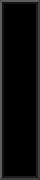
<?xml version="1.0" encoding="UTF-8"?>
<ui version="4.0">
 <class>DialogSpeed</class>
 <widget class="QDialog" name="DialogSpeed">
  <property name="geometry">
   <rect>
    <x>0</x>
    <y>0</y>
    <width>40</width>
    <height>180</height>
   </rect>
  </property>
  <property name="windowTitle">
   <string>Dialog</string>
  </property>
  <property name="styleSheet">
   <string notr="true">QDialog
{
	background-color: #000000;
}

QFrame#frameDialog
{
	background-color: #000000;
	border-style: outset;
	border-width: 2px;
	border-color: #3e3e3e;
}

QPushButton
{
	color: #c8c8c8;
	font: 10px;
	background-color: #000000;
	border-style: outset;
	border-width: 2px;
	border-color: #3e3e3e;
}

QPushButton::hover
{
	background-color: #2d2d2d;
}

QPushButton::pressed
{
	background-color: #3c3c3c;
}

QLabel
{
	color: #c8c8c8;
}</string>
  </property>
  <widget class="QFrame" name="frameDialog">
   <property name="geometry">
    <rect>
     <x>0</x>
     <y>0</y>
     <width>40</width>
     <height>180</height>
    </rect>
   </property>
   <property name="frameShape">
    <enum>QFrame::StyledPanel</enum>
   </property>
   <property name="frameShadow">
    <enum>QFrame::Raised</enum>
   </property>
   <widget class="QListView" name="listView">
    <property name="geometry">
     <rect>
      <x>2</x>
      <y>2</y>
      <width>36</width>
      <height>176</height>
     </rect>
    </property>
    <property name="styleSheet">
     <string notr="true">QListView
{;
	color: #c8c8c8;;
	background-color: #000000;
	border-style: inset;
	border-width: 2px;
	border-color: #141414;
	font: 11px;
	outline: none;
}

QListView::item:hover
{
    background-color: #4b4b4b;
}

QListView::item:selected
{

}

QListView::item:selected:active
{

}

QListView::item:alternate
{

}

QListView::item:focus
{
	outline: none;
}


QScrollBar:vertical
{
	background: #000000;
	width: 2px;
	border: none;
	margin: 0px 0px 0px 0px;
}

QScrollBar::handle:vertical {
    background: #323232;
}

QScrollBar::add-page:vertical
{
	background: #000000;
	border: none;
}

QScrollBar::sub-page:vertical
{
	background: #000000;
	border: none;
}</string>
    </property>
   </widget>
  </widget>
 </widget>
 <resources/>
 <connections/>
</ui>
